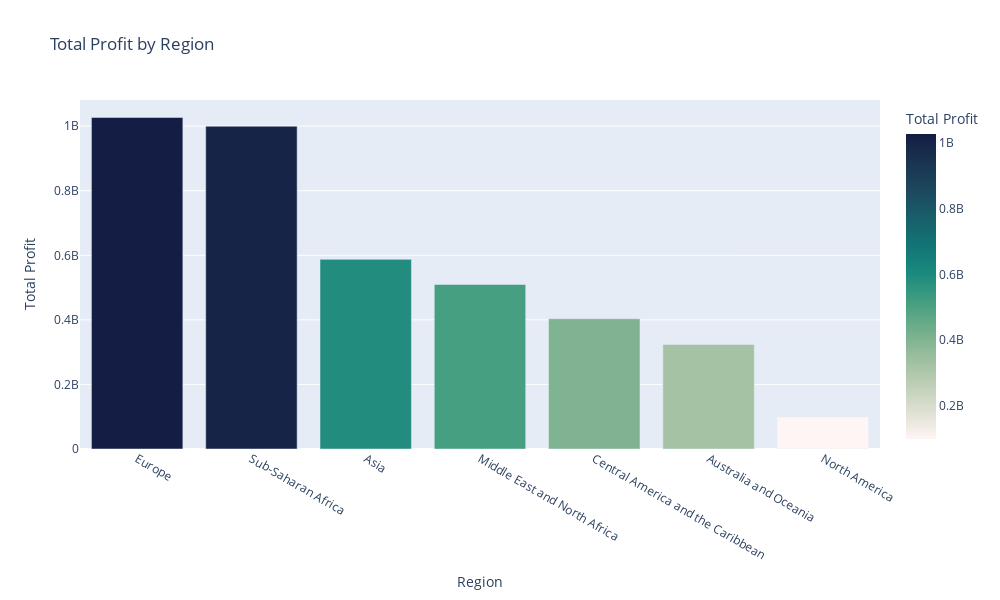

Notebook code cell kept with this figure:
### Markdown cell above
## Data Visualization📊

### Code cell
fig = px.bar(
    top_region_profit,
    x='Region',
    y='Total Profit',
    title='Total Profit by Region',
    color='Total Profit',
    color_continuous_scale='tempo',
    width = 1000,
    height = 600
)
fig.show()

### Figure 1 — Plotly figure (JSON) as saved in the notebook; plotly's stock layout.template omitted (floating-point values rounded to 4 significant figures)
{"data": [{"hovertemplate": "Region=%{x}<br>Total Profit=%{marker.color}<extra></extra>", "legendgroup": "", "marker": {"color": [1027000000.0, 999600000.0, 587400000.0, 509900000.0, 403400000.0, 324100000.0, 99500000.0], "coloraxis": "coloraxis", "pattern": {"shape": ""}}, "name": "", "orientation": "v", "showlegend": false, "textposition": "auto", "type": "bar", "x": ["Europe", "Sub-Saharan Africa", "Asia", "Middle East and North Africa", "Central America and the Caribbean", "Australia and Oceania", "North America"], "xaxis": "x", "y": [1027000000.0, 999600000.0, 587400000.0, 509900000.0, 403400000.0, 324100000.0, 99500000.0], "yaxis": "y"}], "layout": {"barmode": "relative", "coloraxis": {"colorbar": {"title": {"text": "Total Profit"}}, "colorscale": [[0, "rgb(254, 245, 244)"], [0.09091, "rgb(222, 224, 210)"], [0.1818, "rgb(189, 206, 181)"], [0.2727, "rgb(153, 189, 156)"], [0.3636, "rgb(110, 173, 138)"], [0.4545, "rgb(65, 157, 129)"], [0.5455, "rgb(25, 137, 125)"], [0.6364, "rgb(18, 116, 117)"], [0.7273, "rgb(25, 94, 106)"], [0.8182, "rgb(28, 72, 93)"], [0.9091, "rgb(25, 51, 80)"], [1, "rgb(20, 29, 67)"]]}, "height": 600, "legend": {"tracegroupgap": 0}, "title": {"text": "Total Profit by Region"}, "width": 1000, "xaxis": {"anchor": "y", "domain": [0, 1], "title": {"text": "Region"}}, "yaxis": {"anchor": "x", "domain": [0, 1], "title": {"text": "Total Profit"}}}}
